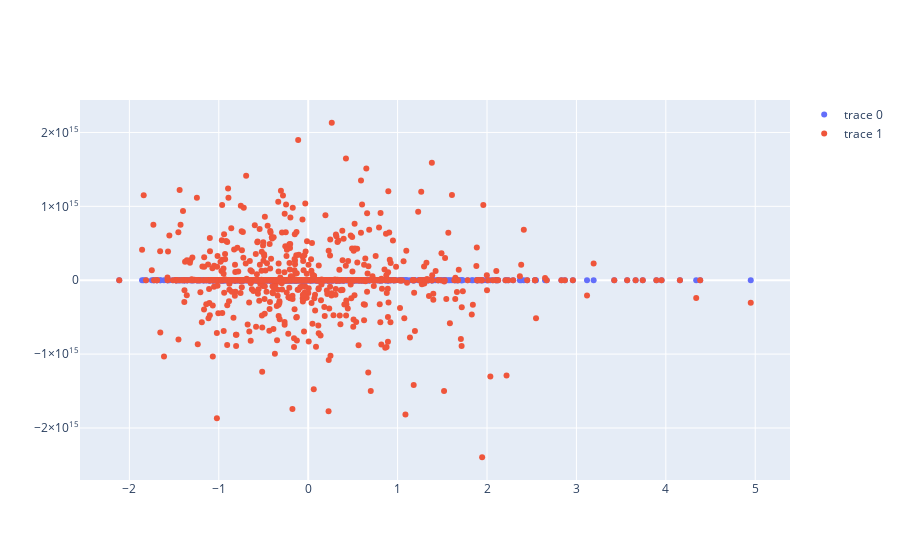

The notebook cell this image was saved under:
### Code cell
df_Z.head()
fig = go.Figure()
fig = go.Figure(data=go.Scatter(x=df_Z["Income"],
                                y=df_Z['y test'],
                                mode='markers'))
                                
fig.add_trace(go.Scatter(x=df_Z["Income"],
                                y=df_Z['y pred'], mode = 'markers'))

fig.show()

### Figure 1 — Plotly figure (JSON) as saved in the notebook; plotly's stock layout.template omitted (floating-point values rounded to 4 significant figures; data arrays with more than 128 entries replaced by an {"elided": "..."} marker saying what was removed)
{"data": [{"mode": "markers", "type": "scatter", "x": {"elided": "905 float values"}, "y": {"elided": "905 float values"}}, {"mode": "markers", "type": "scatter", "x": {"elided": "905 float values"}, "y": {"elided": "905 float values"}}], "layout": {}}
